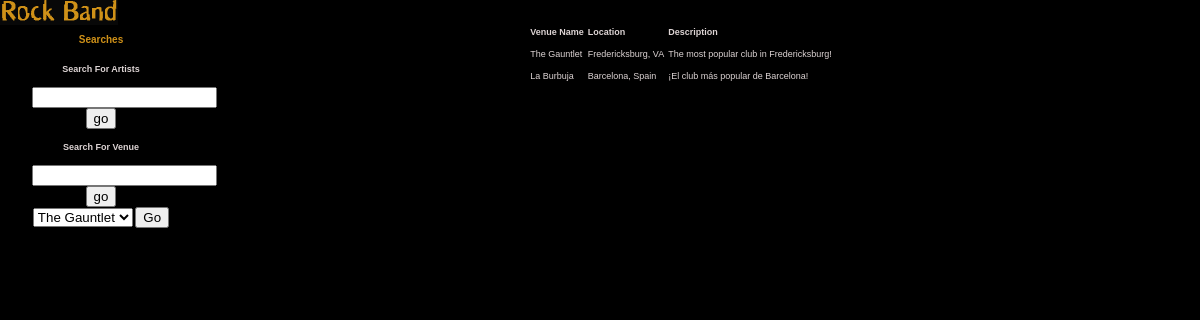
/searchVenue.php (signed in), run on an earlier commit of the app's database.
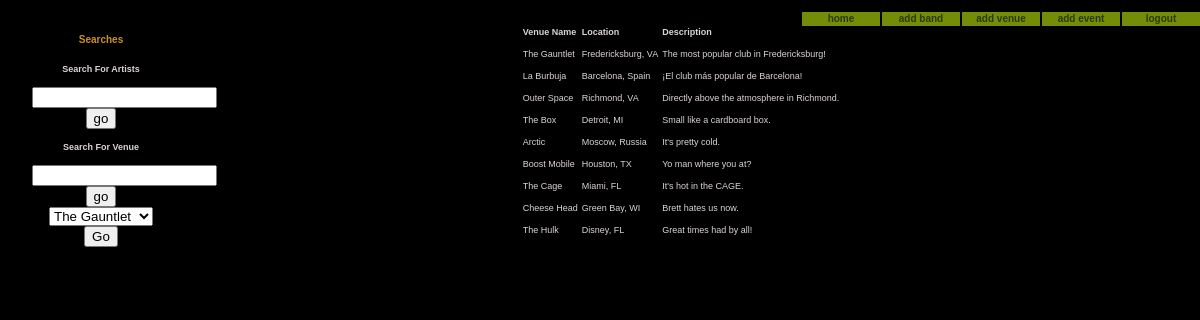
And on a later commit of the database.
### tables this page shows
CREATE TABLE venue (
	venue_id INT NOT NULL AUTO_INCREMENT,
	PRIMARY KEY(venue_id),
	venue VARCHAR(30) NOT NULL,
	location VARCHAR(30) NOT NULL,
	description BLOB NOT NULL,
	picture_file VARCHAR(75)
);

### searchVenue.php (the view, shortened to what this page needs)
<!DOCTYPE html PUBLIC "-//W3C//DTD XHTML 1.0 Transitional//EN"
  "http://www.w3.org/TR/xhtml1/DTD/xhtml1-transitional.dtd">
<html xmlns="http://www.w3.org/1999/xhtml" xml:lang="en" lang="en">
<head>
  <link rel="stylesheet" type="text/css" href="style.css" />
</head>
<body>
<div id="wrap">
	<?php
	if(session_is_registered("username")){
	echo"<ul id=\"nav\">
		<li><a href=\"mainPage.php\">home</a></li>
		<li><a href=\"addBand.php\">add band</a></li>
		<li><a href=\"addVenue.php\">add venue</a></li>
		<li><a href=\"addEvent.php\">add event</a></li>
		<li><a href=\"logout.php\">logout</a></li>
	</ul>
	";}
	else{
	echo "
	<h1><a href=\"index.php\"><img src=\"images/logo.gif\" width=\"118\" height=\"25\" alt=\"Rock Band\" /></a></h1>";
	}
	?>
				<div id="sidebar">
				<?php
				$search = $_POST['searchbox'];
				$find = "LIKE '%$search%'";
				if($search=="")
				{
				$query = "SELECT * FROM venue";
				}
				else
				{
				$query = "SELECT * FROM venue WHERE venue $find OR description $find OR location $find;";
				}
				?>
					<div class="content">
						<h2>Searches</h2>
						<p><b>Search For Artists</b></p>
						<form method="post" action="searchName.php">
						<input type="text" id="searchbox" name="searchbox" />
						<input type="submit" value="go" name="submit" />
						</form>
						<p><b>Search For Venue</b></p>
						<form method="post" action="searchVenue.php">
						<input type="text" id="searchbox" name="searchbox" />
						<input type="submit" value="go" name="submit" />
						</form>
						<?php
						if(session_is_registered("username")){
						echo "
						<form method=\"post\" action=\"viewVenuePage.php\">";
						}else{
						echo "
						<form method=\"post\" action=\"viewVenuePage.php\">";
						 }
						 ?>
						<select name="editVenue" width="2">";
							<?php
							include "db_connect.php";
							$result = mysqli_query($db, $query);
							while($row = mysqli_fetch_array($result))
							{
							$name = $row['venue'];
							echo "<option>$name</option>\n";
							}
							echo"
							</select>
							<input type=\"submit\" value=\"Go\" name=\"submit2\" />
							<br />
							</form>";?>
					</div>
					</div>
	<div id="main">
<?php
	echo "<table ALIGN='center' id=\"hor-minimalist-b\">\n<tr><th>Venue Name</th><th>Location</th><th>Description</th></tr>\n\n";
  $result = mysqli_query($db, $query);
   while($row = mysqli_fetch_array($result)) {
  	$name = $row['venue'];
  	$location= $row['location'];
	$description = $row['description'];
  	echo "<tr><td  >$name</td><td>$location</td><td>$description</td></tr>\n";
  }
 echo "</table>\n";
?>
	</div>

What changed in the data, as far as the page shows it:
added venue: venue "Outer Space", location "Richmond, VA", description "Directly above the atmosphere in Richmond."
added venue: venue "The Box", location "Detroit, MI", description "Small like a cardboard box."
added venue: venue "Arctic", location "Moscow, Russia", description "It's pretty cold."
added venue: venue "Boost Mobile", location "Houston, TX", description "Yo man where you at?"
added venue: venue "The Cage", location "Miami, FL", description "It's hot in the CAGE."
added venue: venue "Cheese Head", location "Green Bay, WI", description "Brett hates us now."
added venue: venue "The Hulk", location "Disney, FL", description "Great times had by all!"
Also different on the page:
text now shown: "home add band add venue add event logout"
